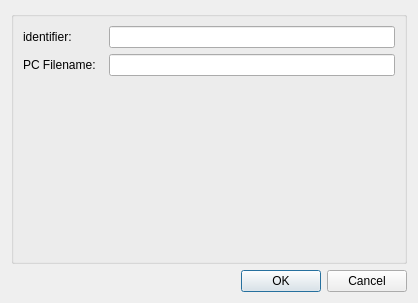
<?xml version="1.0" encoding="UTF-8"?>
<ui version="4.0">
 <class>ConfigureDialog</class>
 <widget class="QDialog" name="Dialog">
  <property name="geometry">
   <rect>
    <x>0</x>
    <y>0</y>
    <width>418</width>
    <height>303</height>
   </rect>
  </property>
  <property name="windowTitle">
   <string>ConfigureDialog</string>
  </property>
  <layout class="QGridLayout" name="gridLayout">
   <item row="0" column="0">
    <widget class="QGroupBox" name="configGroupBox">
     <property name="title">
      <string/>
     </property>
     <layout class="QFormLayout" name="formLayout">
      <item row="0" column="0">
       <widget class="QLabel" name="label0">
        <property name="text">
         <string>identifier:  </string>
        </property>
       </widget>
      </item>
      <item row="0" column="1">
       <widget class="QLineEdit" name="lineEdit0"/>
      </item>

      <item row="1" column="0">
       <widget class="QLabel" name="label1">
        <property name="text">
         <string>PC Filename:  </string>
        </property>
       </widget>
      </item>
      <item row="1" column="1">
       <widget class="QLineEdit" name="lineEdit1"/>
      </item>
     </layout>
    </widget>
   </item>
   <item row="1" column="0">
    <widget class="QDialogButtonBox" name="buttonBox">
     <property name="orientation">
      <enum>Qt::Horizontal</enum>
     </property>
     <property name="standardButtons">
      <set>QDialogButtonBox::Cancel|QDialogButtonBox::Ok</set>
     </property>
    </widget>
   </item>
  </layout>
 </widget>
 <resources/>
 <connections>
  <connection>
   <sender>buttonBox</sender>
   <signal>accepted()</signal>
   <receiver>ConfigureDialog</receiver>
   <slot>accept()</slot>
   <hints>
    <hint type="sourcelabel">
     <x>248</x>
     <y>254</y>
    </hint>
    <hint type="destinationlabel">
     <x>157</x>
     <y>274</y>
    </hint>
   </hints>
  </connection>
  <connection>
   <sender>buttonBox</sender>
   <signal>rejected()</signal>
   <receiver>ConfigureDialog</receiver>
   <slot>reject()</slot>
   <hints>
    <hint type="sourcelabel">
     <x>316</x>
     <y>260</y>
    </hint>
    <hint type="destinationlabel">
     <x>286</x>
     <y>274</y>
    </hint>
   </hints>
  </connection>
 </connections>
</ui>
